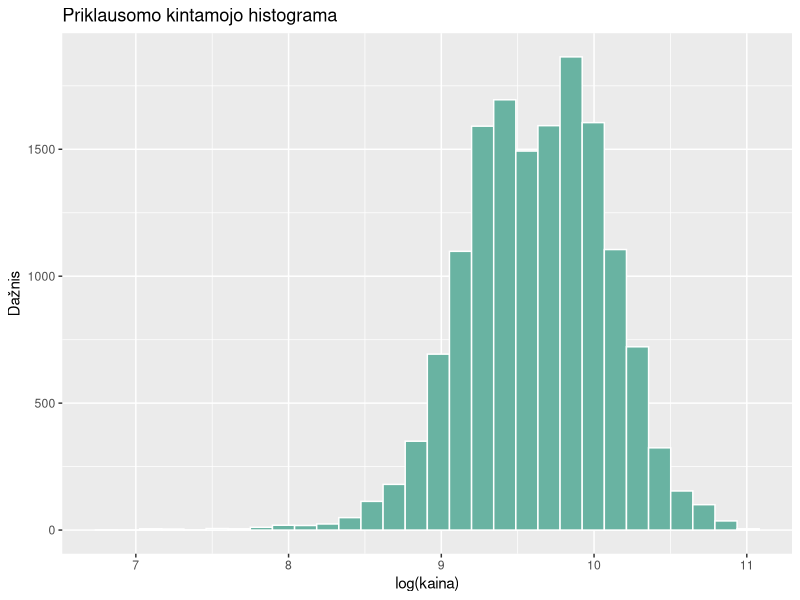
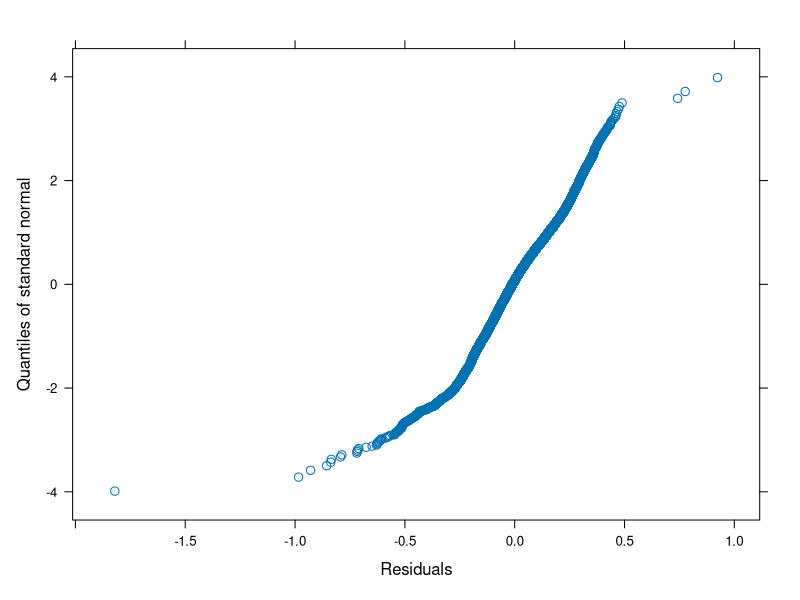
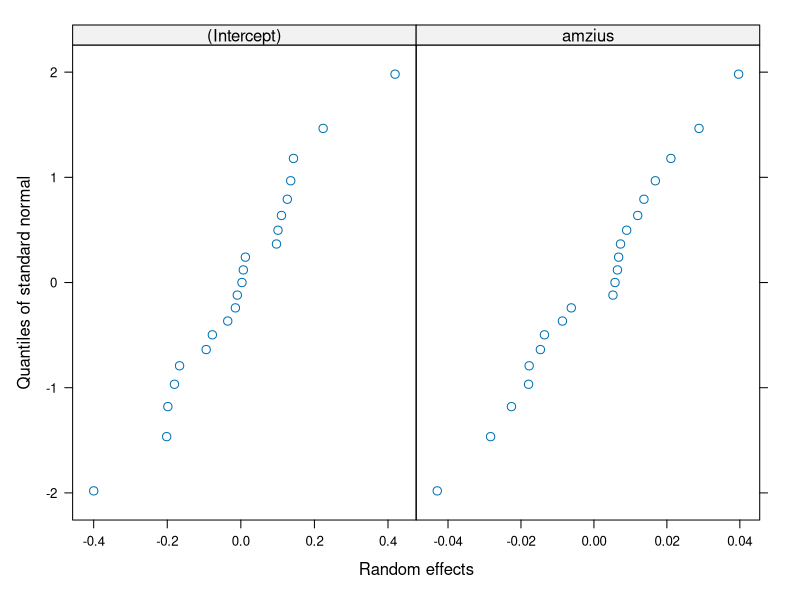
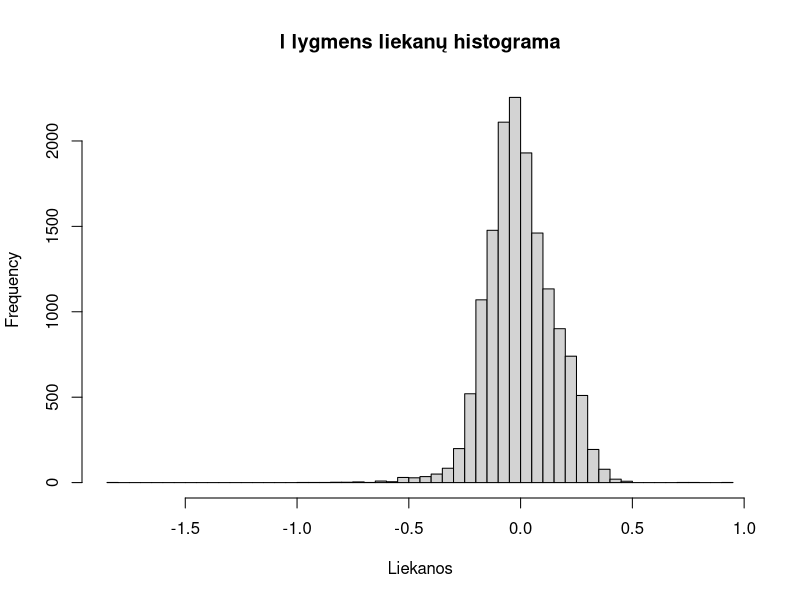

Write R code to recreate these figures, in order.
# =====================================================================
# K6(10) – Savarankiškas HLM: naudotų Volkswagen automobilių kainos
# Duomenys: Kaggle „100,000 UK Used Car Data set“ (failas vw.csv)
# I lygmuo – automobilis (skelbimas), II lygmuo – automobilio modelis
# =====================================================================

# Bibliotekos
library(nlme)      # lme() – hierarchiniai tiesiniai modeliai (kaip paskaitos pavyzdyje)
library(ggplot2)   # priklausomo kintamojo histograma

# ---------------------------------------------------------------------
# 0. Duomenų nuskaitymas ir paruošimas
# ---------------------------------------------------------------------
duom <- read.csv("vw.csv")
duom$model <- trimws(duom$model)                         # pavadinimų priekyje yra tarpas

duom <- subset(duom, fuelType %in% c("Petrol", "Diesel"))   # tik benzininiai ir dyzeliniai
duom <- subset(duom, engineSize > 0)                        # variklio tūris 0 – klaida
duom <- subset(duom, mpg >= 20 & mpg <= 100)                # neįtikėtinos sąnaudų reikšmės
duom <- duom[duom$model %in% names(which(table(duom$model) >= 30)), ]  # modeliai su >= 30 automobilių
duom$model <- factor(duom$model)

duom$lkaina <- log(duom$price)        # priklausomas kintamasis – kainos logaritmas
duom$amzius <- 2020 - duom$year       # amžius metais (duomenys surinkti 2020 m.)
duom$rida   <- duom$mileage / 1000    # rida, tūkst. mylių
duom$vid_variklis <- ave(duom$engineSize, duom$model)   # II lygmens kintamasis: modelio vidutinis variklio tūris

nrow(duom)            # stebėjimų skaičius
nlevels(duom$model)   # II lygmens aibių (modelių) skaičius
sort(table(duom$model))

# ---------------------------------------------------------------------
# 1. Priklausomo kintamojo normalumas
# ---------------------------------------------------------------------
ggplot(duom, aes(x = lkaina)) +
  geom_histogram(bins = 30, fill = "#69b3a2", color = "white") +
  labs(title = "Priklausomo kintamojo histograma", x = "log(kaina)", y = "Dažnis")
set.seed(2026)
shapiro.test(sample(duom$lkaina, 5000))   # shapiro.test leidžia iki 5000 stebėjimų – atsitiktinė imtis

# ---------------------------------------------------------------------
# 2. Besąlyginis modelis ir ICC
# ---------------------------------------------------------------------
model.0 <- lme(lkaina ~ 1, random = ~ 1 | model, data = duom)   # REML
summary(model.0)
VarCorr(model.0)
tau00 <- as.numeric(VarCorr(model.0)[1, "Variance"])
sigma2_0 <- model.0$sigma^2
ICC <- tau00 / (tau00 + sigma2_0)
ICC
intervals(model.0)    # PI dispersijų st. nuokrypiams (ar tau00 > 0, sigma^2 > 0)

# ---------------------------------------------------------------------
# 3. Intervalinių I lygmens kintamųjų koreliacijos
# ---------------------------------------------------------------------
round(cor(duom[, c("amzius", "rida", "mpg")]), 3)

# ---------------------------------------------------------------------
# 4. Dviejų lygmenų modelis
#    I lygmuo: amzius, rida, mpg;  II lygmuo: vid_variklis
#    Atsitiktinio poveikio: konstanta ir amzius
# ---------------------------------------------------------------------
ctrl <- lmeControl(opt = "optim", maxIter = 200, msMaxIter = 200)
model.1 <- lme(lkaina ~ 1 + vid_variklis + amzius + rida + mpg,
               random = ~ 1 + amzius | model, data = duom, control = ctrl)   # REML
summary(model.1)        # fiksuoti parametrai (Fixed effects) ir st. nuokrypiai (Random effects)
VarCorr(model.1)        # dispersijos: tau00, tau11, sigma^2

# ---------------------------------------------------------------------
# 5. Modelių palyginimas su besąlyginiu
# ---------------------------------------------------------------------
sigma2_1 <- model.1$sigma^2
(sigma2_0 - sigma2_1) / sigma2_0      # I lygmens dispersijos sąlyginis pokytis

model.0ml <- update(model.0, method = "ML")   # palyginimui – ML įverčiai
model.1ml <- update(model.1, method = "ML")
anova(model.1ml, model.0ml)                   # AIC ir tikėtinumo santykio testas
AIC(model.0ml) - AIC(model.1ml)               # Akaikės indekso pokytis

# Ar reikalingas atsitiktinis amžiaus nuolydis?
model.1a <- lme(lkaina ~ 1 + vid_variklis + amzius + rida + mpg,
                random = ~ 1 | model, data = duom, method = "ML")
anova(model.1ml, model.1a)

# ---------------------------------------------------------------------
# 6. Modelis su sąveika: ar modelio variklis keičia nuvertėjimo greitį
#    beta1 = gamma10 + gamma11 * vid_variklis + u1
# ---------------------------------------------------------------------
model.2ml <- lme(lkaina ~ 1 + vid_variklis + amzius + rida + mpg + vid_variklis:amzius,
                 random = ~ 1 + amzius | model, data = duom, method = "ML", control = ctrl)
summary(model.2ml)$tTable
anova(model.1ml, model.2ml)

# ---------------------------------------------------------------------
# 7. Prielaidų tikrinimas – liekanų ir atsitiktinių efektų q-q grafikai
# ---------------------------------------------------------------------
qqnorm(model.1, ~ resid(.))      # I lygmens liekanos e
qqnorm(model.1, ~ ranef(.))      # II lygmens u0 ir u1
hist(resid(model.1), breaks = 80, main = "I lygmens liekanų histograma", xlab = "Liekanos")
mean(abs(resid(model.1, type = "pearson")) > 3)   # dalis liekanų, didesnių nei 3 st. nuokrypiai
round(ranef(model.1), 3)

# ---------------------------------------------------------------------
# 8. Prognozė: 3 metų Golf, 30 tūkst. mylių, 55 mpg
# ---------------------------------------------------------------------
vv_golf <- unique(duom$vid_variklis[duom$model == "Golf"])
naujas <- data.frame(model = "Golf", vid_variklis = vv_golf, amzius = 3, rida = 30, mpg = 55)
exp(predict(model.1, naujas, level = 0))   # pagal fiksuotą dalį („vidutinis“ modelis)
exp(predict(model.1, naujas, level = 1))   # įvertinus Golf atsitiktinius efektus
